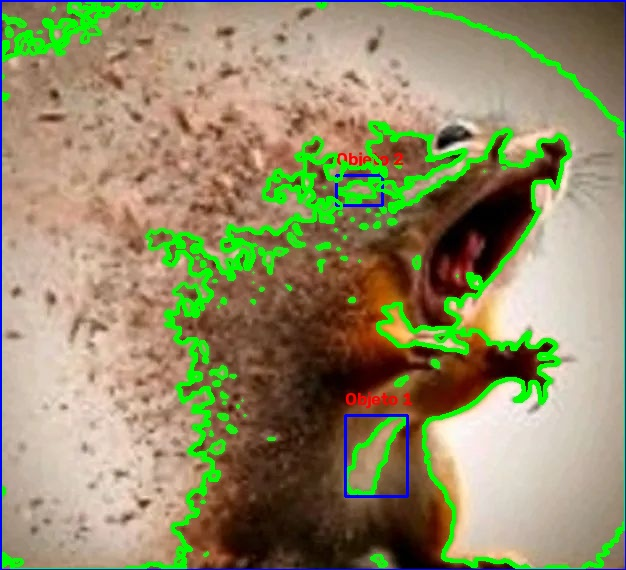
#> input picture imagenes/Ardilla.jpg, 626 x 570 px
$ python p9-bordes-0043.py
#> lines starting #> are read from the running program, lines starting #| are printed output that depends on the picture; after the words box and inside, x2 and y2 are one past the last pixel; in counts of white or black regions, pixels touching at a corner belong together
# Sebastian Farfan NC = 0043
import cv2
import os

# Obtener la ruta de la carpeta donde está este script ('codigo')
dir_script = os.path.dirname(os.path.abspath(__file__))

# Obtener la carpeta raíz del proyecto (un nivel arriba de 'codigo')
dir_raiz = os.path.abspath(os.path.join(dir_script, ".."))

# Construir la ruta correcta a la imagen en 'p9-filtro-va-0043/imagenes/Ardilla.jpg'
ruta_imagen = os.path.join(dir_raiz, "imagenes", "Ardilla.jpg")

# Cargar imagen
imagen = cv2.imread(ruta_imagen)
#> imagen is the input picture: shape (570, 626, 3); mean B, G, R 103.7, 139.6, 146.3

# Comprobar imagen
if imagen is None:
    print(f"Error: no se pudo cargar la imagen en '{ruta_imagen}'.")
    exit()

# Convertir a escala de grises
gris = cv2.cvtColor(imagen, cv2.COLOR_BGR2GRAY)
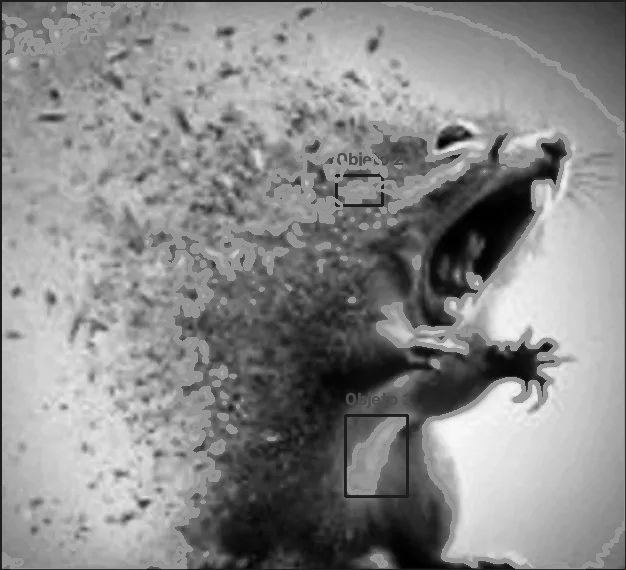
#> gris: shape (570, 626); min 0, max 250, mean 137.5

# Convertir a imagen binaria mediante umbral
_, binaria = cv2.threshold(
    gris,
    127,
    255,
    cv2.THRESH_BINARY
)
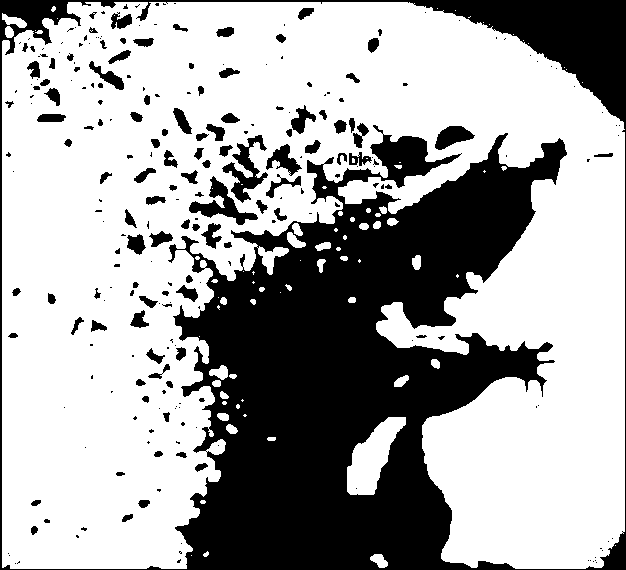
#> binaria: shape (570, 626); 65.4% white; 258 black regions (150 under 20 px)

# Detectar contornos
contornos, jerarquia = cv2.findContours(
    binaria,
    cv2.RETR_EXTERNAL,
    cv2.CHAIN_APPROX_SIMPLE
)
#> contornos = 76 contours, 50 with area under 20; largest, box (x1, y1, x2, y2) and area: (2, 2, 625, 569) 238668, (347, 417, 406, 495) 2260, (2, 13, 27, 28) 158, (209, 365, 228, 380) 154, (287, 232, 306, 248) 141; jerarquia = 76 rows, first 6: [1, -1, -1, -1], [2, 0, -1, -1], [3, 1, -1, -1], [4, 2, -1, -1], [5, 3, -1, -1], [6, 4, -1, -1]

# Dibujar los contornos
resultado = imagen.copy()

cv2.drawContours(
    resultado,
    contornos,
    -1,
    (0, 255, 0),
    2
)
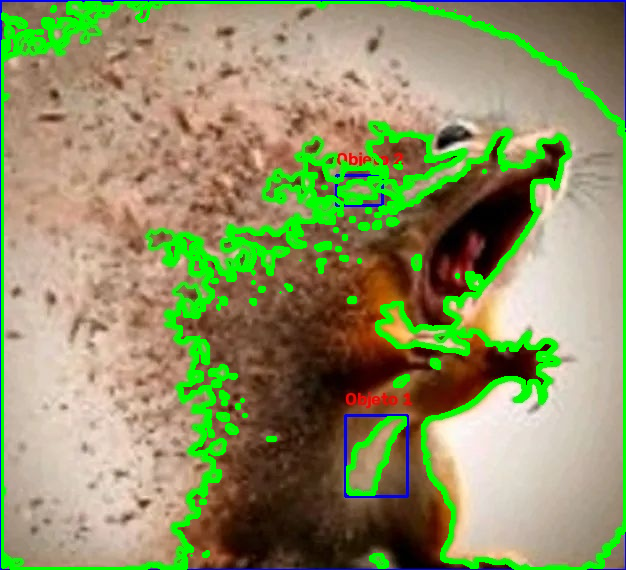
#> resultado: shape (570, 626, 3); 6.38% of pixels changed, all inside (x1, y1, x2, y2) = (1, 1, 626, 570)

# Mostrar resultados
cv2.imshow("Ardilla original", imagen)
cv2.imshow("Ardilla binaria", binaria)
cv2.imshow("Contornos detectados", resultado)

# Crear la carpeta 'resultados' en la raíz si no existe
carpeta_resultados = os.path.join(dir_raiz, "resultados")
os.makedirs(carpeta_resultados, exist_ok=True)

# Guardar resultado dentro de la carpeta 'resultados'
ruta_salida = os.path.join(carpeta_resultados, "Ardilla.jpg")
cv2.imwrite(ruta_salida, resultado)

print("Cantidad de contornos encontrados:", len(contornos))
#| Cantidad de contornos encontrados: 76
print(f"Resultado guardado en {ruta_salida}")

# Esperar
cv2.waitKey(0)

# Cerrar ventanas
cv2.destroyAllWindows()

print("Hecho por Sebastian Farfan NC = 0043")
